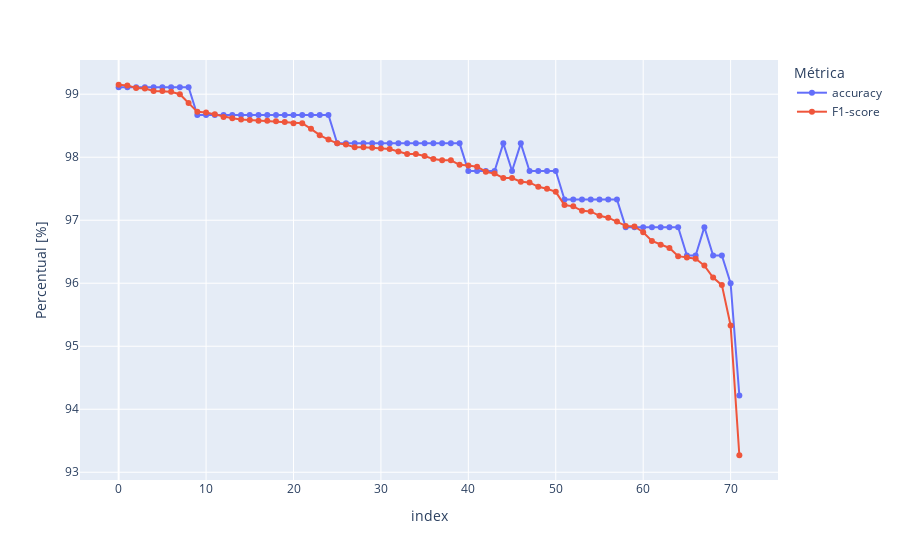

Notebook code for this chart:
### Code cell
fig = px.line(df.sort_values(by="F1-score", ascending=False).reset_index().drop("index", axis=1), markers=True)
fig.update_layout(yaxis_title="Percentual [%]", legend_title="Métrica")

fig.show()

print(df.sort_values(by="accuracy", ascending=False).reset_index())

print(hps)

### Figure 1 — Plotly figure (JSON) as saved in the notebook; plotly's stock layout.template omitted (floating-point values rounded to 4 significant figures)
{"data": [{"hovertemplate": "variable=accuracy<br>index=%{x}<br>value=%{y}<extra></extra>", "legendgroup": "accuracy", "line": {"color": "#636efa", "dash": "solid"}, "marker": {"symbol": "circle"}, "mode": "lines+markers", "name": "accuracy", "orientation": "v", "showlegend": true, "type": "scatter", "x": [0, 1, 2, 3, 4, 5, 6, 7, 8, 9, 10, 11, 12, 13, 14, 15, 16, 17, 18, 19, 20, 21, 22, 23, 24, 25, 26, 27, 28, 29, 30, 31, 32, 33, 34, 35, 36, 37, 38, 39, 40, 41, 42, 43, 44, 45, 46, 47, 48, 49, 50, 51, 52, 53, 54, 55, 56, 57, 58, 59, 60, 61, 62, 63, 64, 65, 66, 67, 68, 69, 70, 71], "xaxis": "x", "y": [99.11, 99.11, 99.11, 99.11, 99.11, 99.11, 99.11, 99.11, 99.11, 98.67, 98.67, 98.67, 98.67, 98.67, 98.67, 98.67, 98.67, 98.67, 98.67, 98.67, 98.67, 98.67, 98.67, 98.67, 98.67, 98.22, 98.22, 98.22, 98.22, 98.22, 98.22, 98.22, 98.22, 98.22, 98.22, 98.22, 98.22, 98.22, 98.22, 98.22, 97.78, 97.78, 97.78, 97.78, 98.22, 97.78, 98.22, 97.78, 97.78, 97.78, 97.78, 97.33, 97.33, 97.33, 97.33, 97.33, 97.33, 97.33, 96.89, 96.89, 96.89, 96.89, 96.89, 96.89, 96.89, 96.44, 96.44, 96.89, 96.44, 96.44, 96, 94.22], "yaxis": "y"}, {"hovertemplate": "variable=F1-score<br>index=%{x}<br>value=%{y}<extra></extra>", "legendgroup": "F1-score", "line": {"color": "#EF553B", "dash": "solid"}, "marker": {"symbol": "circle"}, "mode": "lines+markers", "name": "F1-score", "orientation": "v", "showlegend": true, "type": "scatter", "x": [0, 1, 2, 3, 4, 5, 6, 7, 8, 9, 10, 11, 12, 13, 14, 15, 16, 17, 18, 19, 20, 21, 22, 23, 24, 25, 26, 27, 28, 29, 30, 31, 32, 33, 34, 35, 36, 37, 38, 39, 40, 41, 42, 43, 44, 45, 46, 47, 48, 49, 50, 51, 52, 53, 54, 55, 56, 57, 58, 59, 60, 61, 62, 63, 64, 65, 66, 67, 68, 69, 70, 71], "xaxis": "x", "y": [99.15, 99.14, 99.1, 99.09, 99.05, 99.05, 99.04, 99, 98.86, 98.72, 98.71, 98.68, 98.64, 98.62, 98.6, 98.59, 98.58, 98.58, 98.57, 98.56, 98.54, 98.54, 98.45, 98.35, 98.28, 98.22, 98.2, 98.16, 98.16, 98.15, 98.14, 98.13, 98.09, 98.05, 98.05, 98.02, 97.97, 97.95, 97.95, 97.88, 97.87, 97.85, 97.77, 97.74, 97.67, 97.67, 97.61, 97.6, 97.53, 97.5, 97.45, 97.24, 97.22, 97.15, 97.14, 97.07, 97.04, 96.98, 96.91, 96.9, 96.81, 96.67, 96.61, 96.56, 96.43, 96.41, 96.39, 96.28, 96.09, 95.97, 95.33, 93.27], "yaxis": "y"}], "layout": {"legend": {"title": {"text": "Métrica"}, "tracegroupgap": 0}, "margin": {"t": 60}, "xaxis": {"anchor": "y", "domain": [0, 1], "title": {"text": "index"}}, "yaxis": {"anchor": "x", "domain": [0, 1], "title": {"text": "Percentual [%]"}}}}
